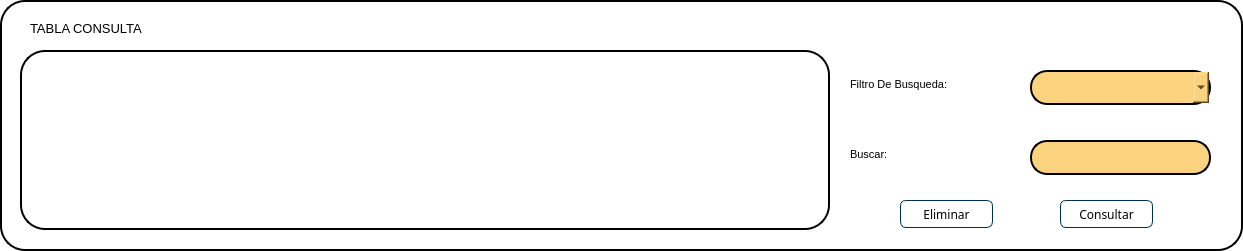
    <widget class="QWidget" name="widget_2" native="true">
     <property name="geometry">
      <rect>
       <x>0</x>
       <y>470</y>
       <width>1243</width>
       <height>251</height>
      </rect>
     </property>
     <property name="styleSheet">
      <string notr="true">QWidget{
border: 2px solid;
border-radius: 25px;
background: #ffffff;
}
QLineEdit{
Border: 2px solid black;
border-radius: 17px;
Background: #FBD27E;
}
QPushButton{
Background-color:rgb(255, 255, 255);
border: 1px solid #003057;
border-radius: 6px;
}</string>
     </property>
     <widget class="QLabel" name="label_16">
      <property name="geometry">
       <rect>
        <x>30</x>
        <y>20</y>
        <width>151</width>
        <height>16</height>
       </rect>
      </property>
      <property name="font">
       <font>
        <family>Arial</family>
        <pointsize>10</pointsize>
       </font>
      </property>
      <property name="styleSheet">
       <string notr="true">QLabel{
border: white;
}</string>
      </property>
      <property name="text">
       <string>TABLA CONSULTA</string>
      </property>
     </widget>
     <widget class="QPushButton" name="pushButton_16">
      <property name="geometry">
       <rect>
        <x>1290</x>
        <y>210</y>
        <width>101</width>
        <height>31</height>
       </rect>
      </property>
      <property name="mouseTracking">
       <bool>false</bool>
      </property>
      <property name="text">
       <string/>
      </property>
      <property name="icon">
       <iconset>
        <normaloff>:/Icon/Componente 29 – 6.png</normaloff>:/Icon/Componente 29 – 6.png</iconset>
      </property>
      <property name="iconSize">
       <size>
        <width>100</width>
        <height>31</height>
       </size>
      </property>
      <property name="autoDefault">
       <bool>false</bool>
      </property>
      <property name="default">
       <bool>false</bool>
      </property>
     </widget>
     <widget class="QPushButton" name="pushButton_17">
      <property name="geometry">
       <rect>
        <x>1410</x>
        <y>210</y>
        <width>101</width>
        <height>31</height>
       </rect>
      </property>
      <property name="mouseTracking">
       <bool>false</bool>
      </property>
      <property name="text">
       <string/>
      </property>
      <property name="icon">
       <iconset>
        <normaloff>:/Icon/Componente 28 – 6.png</normaloff>:/Icon/Componente 28 – 6.png</iconset>
      </property>
      <property name="iconSize">
       <size>
        <width>101</width>
        <height>35</height>
       </size>
      </property>
      <property name="autoDefault">
       <bool>false</bool>
      </property>
      <property name="default">
       <bool>false</bool>
      </property>
     </widget>
     <widget class="QLabel" name="label_22">
      <property name="geometry">
       <rect>
        <x>850</x>
        <y>70</y>
        <width>115</width>
        <height>28</height>
       </rect>
      </property>
      <property name="font">
       <font>
        <family>Arial</family>
        <pointsize>8</pointsize>
       </font>
      </property>
      <property name="styleSheet">
       <string notr="true">QLabel{
border: white;
}</string>
      </property>
      <property name="text">
       <string>Filtro De Busqueda:</string>
      </property>
     </widget>
     <widget class="QComboBox" name="comboBox_4">
      <property name="geometry">
       <rect>
        <x>1030</x>
        <y>70</y>
        <width>181</width>
        <height>35</height>
       </rect>
      </property>
      <property name="minimumSize">
       <size>
        <width>181</width>
        <height>35</height>
       </size>
      </property>
      <property name="font">
       <font>
        <family>Arial</family>
        <stylestrategy>PreferDefault</stylestrategy>
       </font>
      </property>
      <property name="styleSheet">
       <string notr="true">QComboBox{
Border: 2px solid black;
Border-radius: 17px;
background:#FBD27E;
}</string>
      </property>
      <property name="insertPolicy">
       <enum>QComboBox::InsertAtBottom</enum>
      </property>
      <property name="sizeAdjustPolicy">
       <enum>QComboBox::AdjustToContents</enum>
      </property>
      <property name="frame">
       <bool>false</bool>
      </property>
     </widget>
     <widget class="QLabel" name="label_23">
      <property name="geometry">
       <rect>
        <x>850</x>
        <y>140</y>
        <width>45</width>
        <height>28</height>
       </rect>
      </property>
      <property name="font">
       <font>
        <family>Arial</family>
        <pointsize>8</pointsize>
       </font>
      </property>
      <property name="styleSheet">
       <string notr="true">QLabel{
border: white;
}</string>
      </property>
      <property name="text">
       <string>Buscar:</string>
      </property>
     </widget>
     <widget class="QLineEdit" name="lineEdit_11">
      <property name="geometry">
       <rect>
        <x>1030</x>
        <y>140</y>
        <width>181</width>
        <height>35</height>
       </rect>
      </property>
      <property name="minimumSize">
       <size>
        <width>0</width>
        <height>35</height>
       </size>
      </property>
      <property name="font">
       <font>
        <family>Arial</family>
       </font>
      </property>
      <property name="styleSheet">
       <string notr="true"/>
      </property>
     </widget>
     <widget class="QPushButton" name="pushButton_7">
      <property name="geometry">
       <rect>
        <x>900</x>
        <y>200</y>
        <width>93</width>
        <height>28</height>
       </rect>
      </property>
      <property name="font">
       <font>
        <family>Montserrat</family>
       </font>
      </property>
      <property name="text">
       <string>Eliminar</string>
      </property>
      <property name="icon">
       <iconset resource="resources.qrc">
        <normaloff>:/Icon/Recursos/Eliminar.png</normaloff>:/Icon/Recursos/Eliminar.png</iconset>
      </property>
     </widget>
     <widget class="QPushButton" name="pushButton_8">
      <property name="geometry">
       <rect>
        <x>1060</x>
        <y>200</y>
        <width>93</width>
        <height>28</height>
       </rect>
      </property>
      <property name="font">
       <font>
        <family>Montserrat</family>
       </font>
      </property>
      <property name="text">
       <string>Consultar</string>
      </property>
      <property name="icon">
       <iconset resource="resources.qrc">
        <normaloff>:/Icon/Recursos/Consultar.png</normaloff>:/Icon/Recursos/Consultar.png</iconset>
      </property>
     </widget>
     <widget class="QTableWidget" name="tableWidget_2">
      <property name="geometry">
       <rect>
        <x>20</x>
        <y>50</y>
        <width>810</width>
        <height>180</height>
       </rect>
      </property>
     </widget>
    </widget>
